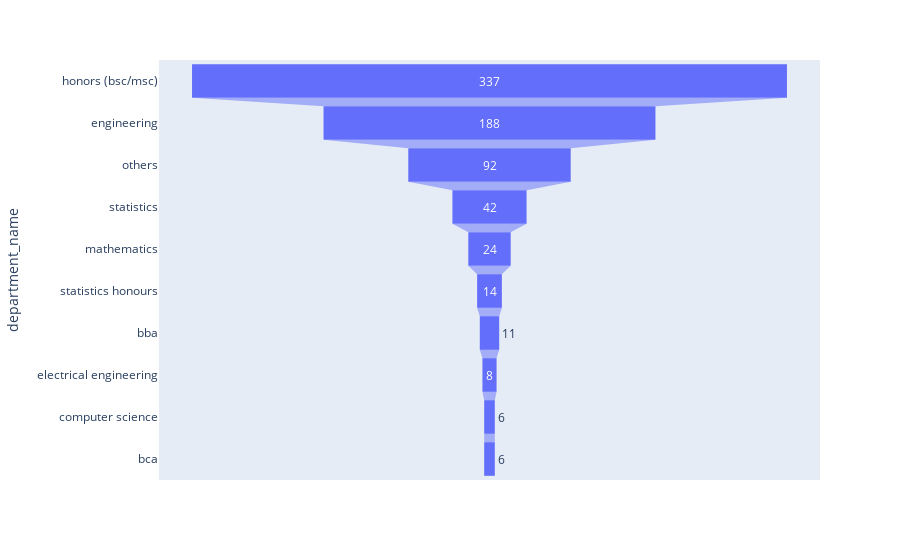

Notebook source saved alongside this figure:
### Code cell
import plotly.express as px
data = dict(
    department_name = dep_top_participate1['department'],
    counts = dep_top_participate1['counts'],
    )
fig = px.funnel(data, x='counts', y='department_name')
fig.show()

### Figure 1 — Plotly figure (JSON) as saved in the notebook; plotly's stock layout.template omitted (floating-point values rounded to 4 significant figures)
{"data": [{"hovertemplate": "counts=%{x}<br>department_name=%{y}<extra></extra>", "legendgroup": "", "marker": {"color": "#636efa"}, "name": "", "orientation": "h", "showlegend": false, "type": "funnel", "x": [337, 188, 92, 42, 24, 14, 11, 8, 6, 6], "xaxis": "x", "y": ["honors (bsc/msc)", "engineering", "others", "statistics", "mathematics", "statistics honours", "bba", "electrical engineering", "computer science", "bca"], "yaxis": "y"}], "layout": {"legend": {"tracegroupgap": 0}, "margin": {"t": 60}, "xaxis": {"anchor": "y", "domain": [0, 1], "title": {"text": "counts"}}, "yaxis": {"anchor": "x", "domain": [0, 1], "title": {"text": "department_name"}}}}
